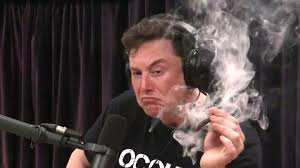
#> input picture ex03/test2.png, 300 x 168 px
$ python ColorFilter.py
#> lines starting #> are read from the running program, lines starting #| are printed output that depends on the picture
### ex03/ImageProcessor.py
import matplotlib.image as mpimg
import matplotlib.pyplot as plt
import numpy as np


class ImageProcessor():

    def load(self, path):
        """opens the .png file specified by the path argument and returns an \
array with the RGB values of the image pixels. It must display a message\
specifying the dimensions of the image (e.g. 340 x 500)."""
#> called with path = 'test2.png'
        datas = mpimg.imread(path)
#> datas is the input picture: shape (168, 300, 3) float32; mean R, G, B 0.312, 0.261, 0.256
        print("Loading image of dimensions ",
              datas.shape[1], " x ", datas.shape[0])
#| Loading image of dimensions  300  x  168
        return datas

    def display(self, array):
        """takes a NumPy array as an argument and displays\
the corresponding RGB image."""
        plt.imshow(array)
        plt.show()


# main de test
# img_p = ImageProcessor()
# arr = img_p.load("test.PNG")
# img_p.display(arr)

### ex03/ColorFilter.py
import matplotlib.image as mpimg
import matplotlib.pyplot as plt
import numpy as np
from ImageProcessor import ImageProcessor


class ColorFilter():

    def invert(self, array):
        return (1 - array[:, :, 0:3])
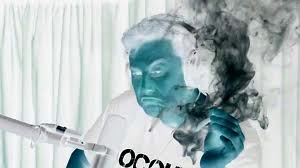
#> returned value: shape (168, 300, 3) float32; mean of channels 0, 1, 2 0.689, 0.739, 0.744; drawn as R, G, B

    def to_blue(self, array):
        blu = np.zeros(array.shape)
        blu[:, :, 2] = array[:, :, 2]
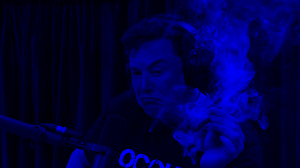
#> blu: shape (168, 300, 3) float64; mean R, G, B 0, 0, 0.256
        if array.shape[2] == 4:
            blu[:, :, 3] = array[:, :, 3]
        return blu

    def to_green(self, array):
        green = array[:, :, [0, 1, 0, 0]]
        green[:, :, 0] = (0 * array[:, :, 0])
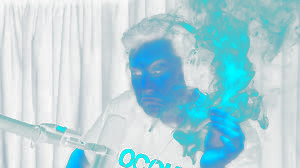
#> green: shape (168, 300, 4) float32; mean R, G, B, A 0, 0.261, 0.312, 0.312; transparent parts drawn white
        green[:, :, 2] = (0 * array[:, :, 2])
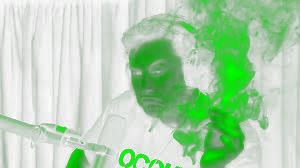
#> green: shape (168, 300, 4) float32; mean R, G, B, A 0, 0.261, 0, 0.312; transparent parts drawn white
        if array.shape[2] == 4:
            green[:, :, 3] = array[:, :, 3]
            return green[:, :, 0:4]
        else:
            return green[:, :, 0:3]
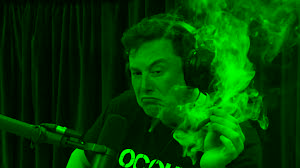
#> returned value: shape (168, 300, 3) float32; mean of channels 0, 1, 2 0, 0.261, 0; drawn as R, G, B

    def to_red(self, array):
        red = array - self.to_blue(array) - self.to_green(array)
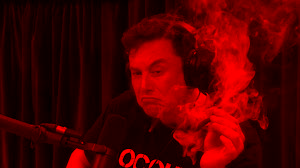
#> red: shape (168, 300, 3) float64; mean R, G, B 0.312, 0, 0
        return red[:, :, 0:3]

    def plus_proche(self, colors, n):
        lst = np.linspace(0, 1, num=4)
        for i, color in enumerate(colors):
            for palier in lst:
                if -1/(n*2) <= palier - color <= 1/(n*2):
                    colors[i] = palier
        return colors

    def celluloid(self, array, n=4):
#> called with n = 4
        copy = array * 1
        for i in range(array.shape[0]):
            for j in range(array.shape[1]):
                copy[i][j] = self.plus_proche(copy[i][j], n)
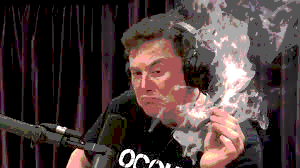
#> copy: shape (168, 300, 3) float32; mean R, G, B 0.293, 0.234, 0.231
        return copy


# main de test
img_p = ImageProcessor()
arr = img_p.load("test2.png")
cf = ColorFilter()

arr2 = cf.invert(arr)
img_p.display(arr2)
arr2 = cf.to_blue(arr)
img_p.display(arr2)
arr2 = cf.to_green(arr)
img_p.display(arr2)
arr2 = cf.to_red(arr)
img_p.display(arr2)
arr3 = cf.celluloid(arr)
img_p.display(arr3)
